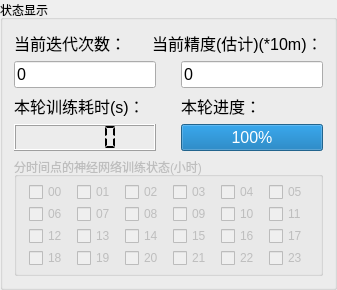
         <widget class="QGroupBox" name="groupBox_3">
          <property name="sizePolicy">
           <sizepolicy hsizetype="Preferred" vsizetype="Fixed">
            <horstretch>0</horstretch>
            <verstretch>0</verstretch>
           </sizepolicy>
          </property>
          <property name="title">
           <string>状态显示</string>
          </property>
          <layout class="QVBoxLayout" name="verticalLayout_2">
           <item>
            <layout class="QHBoxLayout" name="horizontalLayout_9">
             <property name="spacing">
              <number>25</number>
             </property>
             <item>
              <widget class="QLabel" name="label_3">
               <property name="font">
                <font>
                 <pointsize>12</pointsize>
                </font>
               </property>
               <property name="text">
                <string>当前迭代次数：</string>
               </property>
               <property name="alignment">
                <set>Qt::AlignBottom|Qt::AlignLeading|Qt::AlignLeft</set>
               </property>
              </widget>
             </item>
             <item>
              <widget class="QLabel" name="label_4">
               <property name="font">
                <font>
                 <pointsize>12</pointsize>
                </font>
               </property>
               <property name="text">
                <string>当前精度(估计)(*10m)：</string>
               </property>
               <property name="alignment">
                <set>Qt::AlignBottom|Qt::AlignLeading|Qt::AlignLeft</set>
               </property>
              </widget>
             </item>
            </layout>
           </item>
           <item>
            <layout class="QHBoxLayout" name="horizontalLayout_8">
             <property name="spacing">
              <number>25</number>
             </property>
             <item>
              <widget class="QLineEdit" name="iter_times">
               <property name="sizePolicy">
                <sizepolicy hsizetype="Preferred" vsizetype="Fixed">
                 <horstretch>0</horstretch>
                 <verstretch>0</verstretch>
                </sizepolicy>
               </property>
               <property name="font">
                <font>
                 <pointsize>12</pointsize>
                </font>
               </property>
               <property name="text">
                <string>0</string>
               </property>
               <property name="maxLength">
                <number>20</number>
               </property>
               <property name="readOnly">
                <bool>true</bool>
               </property>
              </widget>
             </item>
             <item>
              <widget class="QLineEdit" name="loss_now">
               <property name="sizePolicy">
                <sizepolicy hsizetype="Preferred" vsizetype="Fixed">
                 <horstretch>0</horstretch>
                 <verstretch>0</verstretch>
                </sizepolicy>
               </property>
               <property name="font">
                <font>
                 <pointsize>12</pointsize>
                </font>
               </property>
               <property name="text">
                <string>0</string>
               </property>
               <property name="maxLength">
                <number>20</number>
               </property>
               <property name="readOnly">
                <bool>true</bool>
               </property>
              </widget>
             </item>
            </layout>
           </item>
           <item>
            <layout class="QHBoxLayout" name="horizontalLayout_10">
             <property name="spacing">
              <number>25</number>
             </property>
             <item>
              <widget class="QLabel" name="label_9">
               <property name="font">
                <font>
                 <pointsize>12</pointsize>
                </font>
               </property>
               <property name="text">
                <string>本轮训练耗时(s)：</string>
               </property>
               <property name="alignment">
                <set>Qt::AlignBottom|Qt::AlignLeading|Qt::AlignLeft</set>
               </property>
              </widget>
             </item>
             <item>
              <widget class="QLabel" name="label_6">
               <property name="font">
                <font>
                 <pointsize>12</pointsize>
                </font>
               </property>
               <property name="text">
                <string>本轮进度：</string>
               </property>
               <property name="alignment">
                <set>Qt::AlignBottom|Qt::AlignLeading|Qt::AlignLeft</set>
               </property>
              </widget>
             </item>
            </layout>
           </item>
           <item>
            <layout class="QHBoxLayout" name="horizontalLayout_11">
             <property name="spacing">
              <number>25</number>
             </property>
             <item>
              <widget class="QLCDNumber" name="used_time">
               <property name="sizePolicy">
                <sizepolicy hsizetype="Preferred" vsizetype="Minimum">
                 <horstretch>0</horstretch>
                 <verstretch>0</verstretch>
                </sizepolicy>
               </property>
               <property name="font">
                <font>
                 <pointsize>12</pointsize>
                </font>
               </property>
               <property name="segmentStyle">
                <enum>QLCDNumber::Flat</enum>
               </property>
              </widget>
             </item>
             <item>
              <widget class="QProgressBar" name="progress_num">
               <property name="sizePolicy">
                <sizepolicy hsizetype="Preferred" vsizetype="Fixed">
                 <horstretch>0</horstretch>
                 <verstretch>0</verstretch>
                </sizepolicy>
               </property>
               <property name="font">
                <font>
                 <pointsize>12</pointsize>
                </font>
               </property>
               <property name="value">
                <number>100</number>
               </property>
              </widget>
             </item>
            </layout>
           </item>
           <item>
            <widget class="QGroupBox" name="groupBox_2">
             <property name="enabled">
              <bool>false</bool>
             </property>
             <property name="title">
              <string>分时间点的神经网络训练状态(小时)</string>
             </property>
             <layout class="QVBoxLayout" name="verticalLayout_6">
              <property name="spacing">
               <number>2</number>
              </property>
              <property name="leftMargin">
               <number>5</number>
              </property>
              <property name="topMargin">
               <number>5</number>
              </property>
              <property name="rightMargin">
               <number>5</number>
              </property>
              <property name="bottomMargin">
               <number>5</number>
              </property>
              <item>
               <layout class="QHBoxLayout" name="horizontalLayout_12">
                <item>
                 <widget class="QCheckBox" name="checkBox_0">
                  <property name="sizePolicy">
                   <sizepolicy hsizetype="Fixed" vsizetype="Fixed">
                    <horstretch>0</horstretch>
                    <verstretch>0</verstretch>
                   </sizepolicy>
                  </property>
                  <property name="font">
                   <font>
                    <pointsize>9</pointsize>
                   </font>
                  </property>
                  <property name="text">
                   <string>00</string>
                  </property>
                 </widget>
                </item>
                <item>
                 <widget class="QCheckBox" name="checkBox_1">
                  <property name="sizePolicy">
                   <sizepolicy hsizetype="Fixed" vsizetype="Fixed">
                    <horstretch>0</horstretch>
                    <verstretch>0</verstretch>
                   </sizepolicy>
                  </property>
                  <property name="text">
                   <string>01</string>
                  </property>
                 </widget>
                </item>
                <item>
                 <widget class="QCheckBox" name="checkBox_2">
                  <property name="sizePolicy">
                   <sizepolicy hsizetype="Fixed" vsizetype="Fixed">
                    <horstretch>0</horstretch>
                    <verstretch>0</verstretch>
                   </sizepolicy>
                  </property>
                  <property name="text">
                   <string>02</string>
                  </property>
                 </widget>
                </item>
                <item>
                 <widget class="QCheckBox" name="checkBox_3">
                  <property name="sizePolicy">
                   <sizepolicy hsizetype="Fixed" vsizetype="Fixed">
                    <horstretch>0</horstretch>
                    <verstretch>0</verstretch>
                   </sizepolicy>
                  </property>
                  <property name="text">
                   <string>03</string>
                  </property>
                 </widget>
                </item>
                <item>
                 <widget class="QCheckBox" name="checkBox_4">
                  <property name="sizePolicy">
                   <sizepolicy hsizetype="Fixed" vsizetype="Fixed">
                    <horstretch>0</horstretch>
                    <verstretch>0</verstretch>
                   </sizepolicy>
                  </property>
                  <property name="text">
                   <string>04</string>
                  </property>
                 </widget>
                </item>
                <item>
                 <widget class="QCheckBox" name="checkBox_5">
                  <property name="sizePolicy">
                   <sizepolicy hsizetype="Fixed" vsizetype="Fixed">
                    <horstretch>0</horstretch>
                    <verstretch>0</verstretch>
                   </sizepolicy>
                  </property>
                  <property name="text">
                   <string>05</string>
                  </property>
                 </widget>
                </item>
               </layout>
              </item>
              <item>
               <layout class="QHBoxLayout" name="horizontalLayout_13">
                <item>
                 <widget class="QCheckBox" name="checkBox_6">
                  <property name="sizePolicy">
                   <sizepolicy hsizetype="Fixed" vsizetype="Fixed">
                    <horstretch>0</horstretch>
                    <verstretch>0</verstretch>
                   </sizepolicy>
                  </property>
                  <property name="text">
                   <string>06</string>
                  </property>
                 </widget>
                </item>
                <item>
                 <widget class="QCheckBox" name="checkBox_7">
                  <property name="sizePolicy">
                   <sizepolicy hsizetype="Fixed" vsizetype="Fixed">
                    <horstretch>0</horstretch>
                    <verstretch>0</verstretch>
                   </sizepolicy>
                  </property>
                  <property name="text">
                   <string>07</string>
                  </property>
                 </widget>
                </item>
                <item>
                 <widget class="QCheckBox" name="checkBox_8">
                  <property name="sizePolicy">
                   <sizepolicy hsizetype="Fixed" vsizetype="Fixed">
                    <horstretch>0</horstretch>
                    <verstretch>0</verstretch>
                   </sizepolicy>
                  </property>
                  <property name="text">
                   <string>08</string>
                  </property>
                 </widget>
                </item>
                <item>
                 <widget class="QCheckBox" name="checkBox_9">
                  <property name="sizePolicy">
                   <sizepolicy hsizetype="Fixed" vsizetype="Fixed">
                    <horstretch>0</horstretch>
                    <verstretch>0</verstretch>
                   </sizepolicy>
                  </property>
                  <property name="text">
                   <string>09</string>
                  </property>
                 </widget>
                </item>
                <item>
                 <widget class="QCheckBox" name="checkBox_10">
                  <property name="sizePolicy">
                   <sizepolicy hsizetype="Fixed" vsizetype="Fixed">
                    <horstretch>0</horstretch>
                    <verstretch>0</verstretch>
                   </sizepolicy>
                  </property>
                  <property name="text">
                   <string>10</string>
                  </property>
                 </widget>
                </item>
                <item>
                 <widget class="QCheckBox" name="checkBox_11">
                  <property name="sizePolicy">
                   <sizepolicy hsizetype="Fixed" vsizetype="Fixed">
                    <horstretch>0</horstretch>
                    <verstretch>0</verstretch>
                   </sizepolicy>
                  </property>
                  <property name="text">
                   <string>11</string>
                  </property>
                 </widget>
                </item>
               </layout>
              </item>
              <item>
               <layout class="QHBoxLayout" name="horizontalLayout_14">
                <item>
                 <widget class="QCheckBox" name="checkBox_12">
                  <property name="sizePolicy">
                   <sizepolicy hsizetype="Fixed" vsizetype="Fixed">
                    <horstretch>0</horstretch>
                    <verstretch>0</verstretch>
                   </sizepolicy>
                  </property>
                  <property name="text">
                   <string>12</string>
                  </property>
                 </widget>
                </item>
                <item>
                 <widget class="QCheckBox" name="checkBox_13">
                  <property name="sizePolicy">
                   <sizepolicy hsizetype="Fixed" vsizetype="Fixed">
                    <horstretch>0</horstretch>
                    <verstretch>0</verstretch>
                   </sizepolicy>
                  </property>
                  <property name="text">
                   <string>13</string>
                  </property>
                 </widget>
                </item>
                <item>
                 <widget class="QCheckBox" name="checkBox_14">
                  <property name="sizePolicy">
                   <sizepolicy hsizetype="Fixed" vsizetype="Fixed">
                    <horstretch>0</horstretch>
                    <verstretch>0</verstretch>
                   </sizepolicy>
                  </property>
                  <property name="text">
                   <string>14</string>
                  </property>
                 </widget>
                </item>
                <item>
                 <widget class="QCheckBox" name="checkBox_15">
                  <property name="sizePolicy">
                   <sizepolicy hsizetype="Fixed" vsizetype="Fixed">
                    <horstretch>0</horstretch>
                    <verstretch>0</verstretch>
                   </sizepolicy>
                  </property>
                  <property name="text">
                   <string>15</string>
                  </property>
                 </widget>
                </item>
                <item>
                 <widget class="QCheckBox" name="checkBox_16">
                  <property name="sizePolicy">
                   <sizepolicy hsizetype="Fixed" vsizetype="Fixed">
                    <horstretch>0</horstretch>
                    <verstretch>0</verstretch>
                   </sizepolicy>
                  </property>
                  <property name="text">
                   <string>16</string>
                  </property>
                 </widget>
                </item>
                <item>
                 <widget class="QCheckBox" name="checkBox_17">
                  <property name="sizePolicy">
                   <sizepolicy hsizetype="Fixed" vsizetype="Fixed">
                    <horstretch>0</horstretch>
                    <verstretch>0</verstretch>
                   </sizepolicy>
                  </property>
                  <property name="text">
                   <string>17</string>
                  </property>
                 </widget>
                </item>
               </layout>
              </item>
              <item>
               <layout class="QHBoxLayout" name="horizontalLayout_15">
                <item>
                 <widget class="QCheckBox" name="checkBox_18">
                  <property name="sizePolicy">
                   <sizepolicy hsizetype="Fixed" vsizetype="Fixed">
                    <horstretch>0</horstretch>
                    <verstretch>0</verstretch>
                   </sizepolicy>
                  </property>
                  <property name="text">
                   <string>18</string>
                  </property>
                 </widget>
                </item>
                <item>
                 <widget class="QCheckBox" name="checkBox_19">
                  <property name="sizePolicy">
                   <sizepolicy hsizetype="Fixed" vsizetype="Fixed">
                    <horstretch>0</horstretch>
                    <verstretch>0</verstretch>
                   </sizepolicy>
                  </property>
                  <property name="text">
                   <string>19</string>
                  </property>
                 </widget>
                </item>
                <item>
                 <widget class="QCheckBox" name="checkBox_20">
                  <property name="sizePolicy">
                   <sizepolicy hsizetype="Fixed" vsizetype="Fixed">
                    <horstretch>0</horstretch>
                    <verstretch>0</verstretch>
                   </sizepolicy>
                  </property>
                  <property name="text">
                   <string>20</string>
                  </property>
                 </widget>
                </item>
                <item>
                 <widget class="QCheckBox" name="checkBox_21">
                  <property name="sizePolicy">
                   <sizepolicy hsizetype="Fixed" vsizetype="Fixed">
                    <horstretch>0</horstretch>
                    <verstretch>0</verstretch>
                   </sizepolicy>
                  </property>
                  <property name="text">
                   <string>21</string>
                  </property>
                 </widget>
                </item>
                <item>
                 <widget class="QCheckBox" name="checkBox_22">
                  <property name="sizePolicy">
                   <sizepolicy hsizetype="Fixed" vsizetype="Fixed">
                    <horstretch>0</horstretch>
                    <verstretch>0</verstretch>
                   </sizepolicy>
                  </property>
                  <property name="text">
                   <string>22</string>
                  </property>
                 </widget>
                </item>
                <item>
                 <widget class="QCheckBox" name="checkBox_23">
                  <property name="sizePolicy">
                   <sizepolicy hsizetype="Fixed" vsizetype="Fixed">
                    <horstretch>0</horstretch>
                    <verstretch>0</verstretch>
                   </sizepolicy>
                  </property>
                  <property name="text">
                   <string>23</string>
                  </property>
                 </widget>
                </item>
               </layout>
              </item>
             </layout>
            </widget>
           </item>
          </layout>
         </widget>
